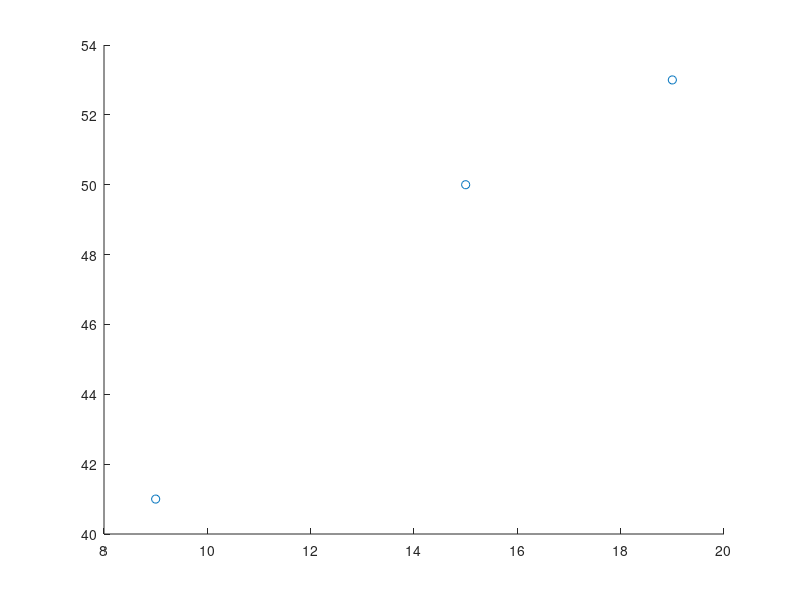

Recreate this plot in MATLAB. (Note: this script raises an error after producing the figure.)
clc;
clear
close all;
%x = [1 6 11 27 31];
% y = [1 -2 10 3 6.5];
% xx = 0:.25:31;
% yy = spline(x,y,xx);
% figure;
% plot(x,y,'o',xx,yy,'g--');

%definire i vertici
v1=15;
v2=50;
%generico vertice v1
%baricentri celle
b1=[9 19];
b2=[41 53];
%dimensioni robot
r=[4 4];

%random points

if b1(1)>b1(2)
    x_UpperBound=b1(1);
    x_LowerBound=b1(2);
else
    x_UpperBound=b1(2);
    x_LowerBound=b1(1);

    if b2(1)>b2(2)
        y_UpperBound=b2(1);
        y_LowerBound=b2(2);
    else
        y_UpperBound=b2(2);
        y_LowerBound=b2(1);

    end
end

n=1; %numero rp
sp=[b1(1) b1(2)]; %starting point
dp=[b2(1) b2(2)]; %destination point

%se l'ostacolo è sopra
if y_LowerBound<v2
   y_LowerBound=v2;
end
%se l'ostacolo è a destra
if  x_UpperBound>v1
    x_UpperBound =v1;
end
%se l'ostacolo è sotto
if y_UpperBound>v2
   y_UpperBound=v2;
end
%se l'ostacolo è a sinistra
if x_LowerBound<v1
    x_LowerBound=v1;
end
%coordinate punti random
x=unifrnd(x_LowerBound, x_UpperBound, [1,n]);
y=unifrnd(y_LowerBound, y_UpperBound, [1,n]);

x=[b1(1) x b1(2)];
y=[b2(1) y b2(2)];

t=linspace(0, 1, numel(x));
m=200;
tt=linspace(0, 1, m);
xx=spline(t, x, tt);
yy=spline(t, y, tt);

figure;
plot(x,y,'o',xx,yy,'r',LineStyle=':',LineWidth=1.5);



